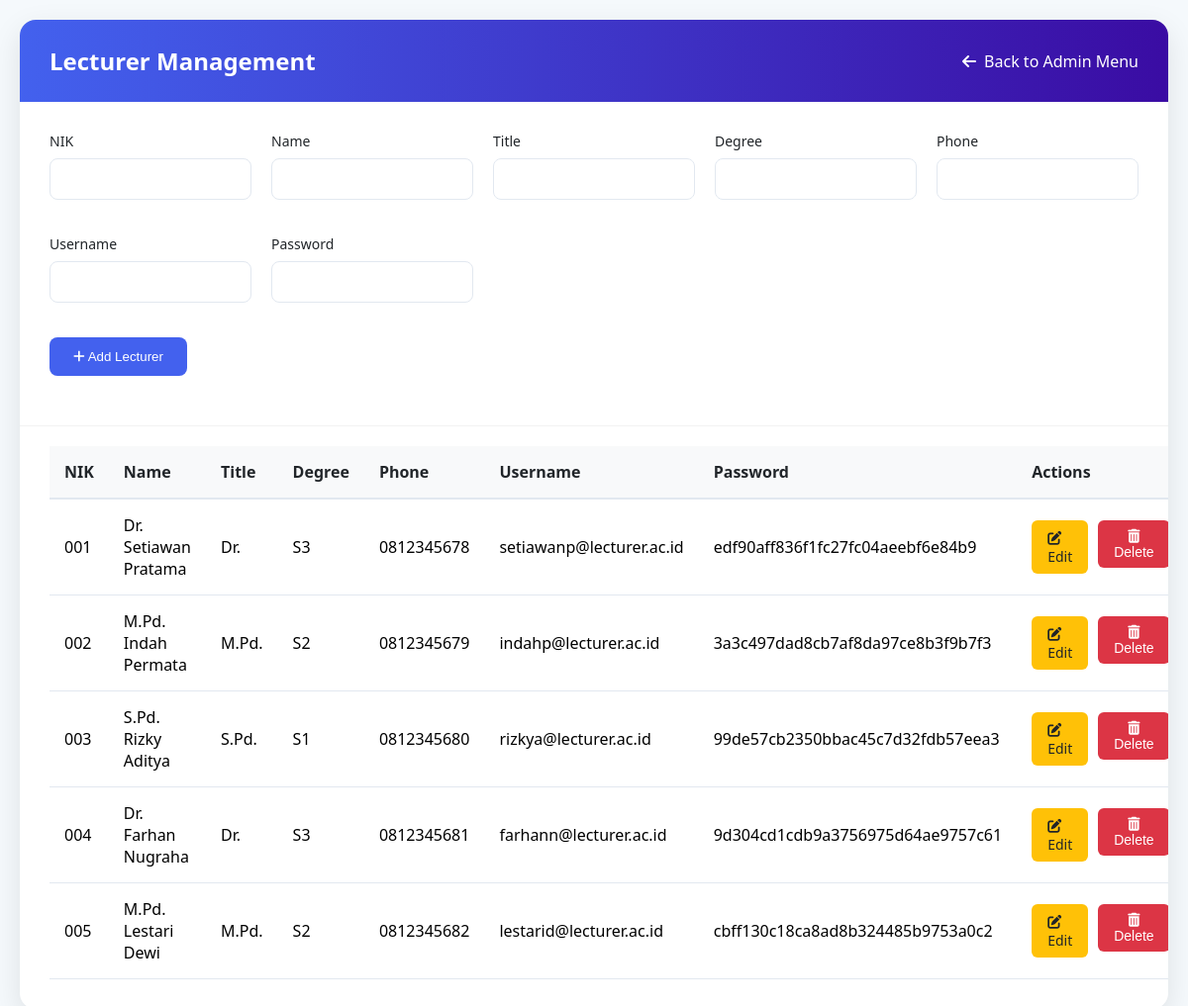
The page /master_dosen.php on the database its author committed.
### tables this page shows
CREATE TABLE `dosen` (
  `NIK` varchar(20) NOT NULL,
  `nama` varchar(100) NOT NULL,
  `gelar` varchar(50) NOT NULL,
  `lulusan` varchar(100) NOT NULL,
  `telp` varchar(15) DEFAULT NULL,
  `user_input` varchar(50) DEFAULT NULL,
  `tanggal_input` datetime DEFAULT current_timestamp(),
  `password` varchar(255) NOT NULL,
  `profession_id` int(11) DEFAULT NULL,
  `profession` enum('professor','lecturer','lecture_head','assistant') NOT NULL
);

### master_dosen.php (the view, shortened to what this page needs)
<?php
include('config.php');
$edit_mode = false;
$edit_data = [];
$result = $conn->query("SELECT * FROM dosen");
?>
<!DOCTYPE html>
<html lang="id">
<head>
    <link rel="stylesheet" href="https://cdnjs.cloudflare.com/ajax/libs/font-awesome/6.0.0-beta3/css/all.min.css">
</head>
<body>
    <div class="dashboard-container">
        <div class="dashboard-header">
            <div class="dashboard-title">
                <h1>Lecturer Management</h1>
                <a href="menu_admin.php" class="back-btn">
                    <i class="fas fa-arrow-left"></i> Back to Admin Menu
                </a>
            </div>
        </div>
        <div class="form-container">
            <form method="post">
                <div class="lecturer-form">
                    <div class="form-group">
                        <label for="NIK">NIK</label>
                        <input type="text" name="NIK" id="NIK"
                               value="<?= $edit_mode ? htmlspecialchars($edit_data['NIK']) : '' ?>"
                               <?= $edit_mode ? 'readonly' : 'required' ?>>
                    </div>
                    <div class="form-group">
                        <label for="nama">Name</label>
                        <input type="text" name="nama" id="nama"
                               value="<?= $edit_mode ? htmlspecialchars($edit_data['nama']) : '' ?>" required>
                    </div>
                    <div class="form-group">
                        <label for="gelar">Title</label>
                        <input type="text" name="gelar" id="gelar"
                               value="<?= $edit_mode ? htmlspecialchars($edit_data['gelar']) : '' ?>">
                    </div>
                    <div class="form-group">
                        <label for="lulusan">Degree</label>
                        <input type="text" name="lulusan" id="lulusan"
                               value="<?= $edit_mode ? htmlspecialchars($edit_data['lulusan']) : '' ?>">
                    </div>
                    <div class="form-group">
                        <label for="telp">Phone</label>
                        <input type="text" name="telp" id="telp"
                               value="<?= $edit_mode ? htmlspecialchars($edit_data['telp']) : '' ?>">
                    </div>
                    <div class="form-group">
                        <label for="user_input">Username</label>
                        <input type="text" name="user_input" id="user_input"
                               value="<?= $edit_mode ? htmlspecialchars($edit_data['user_input']) : '' ?>">
                    </div>
                    <div class="form-group">
                        <label for="password">Password</label>
                        <input type="text" name="password" id="password"
                               value="<?= $edit_mode ? htmlspecialchars($edit_data['password']) : '' ?>">
                    </div>
                    <div class="form-actions">
                        <button type="submit" class="btn btn-primary">
                        <i class="fas fa-<?= $edit_mode ? 'save' : 'plus' ?>"></i>
                        <?= $edit_mode ? 'Update Lecturer' : 'Add Lecturer' ?>
                        </button>
                    </div>
                </div>
            </form>
        </div>
        <div class="table-container">
            <table>
                <thead>
                    <tr><th>NIK</th><th>Name</th><th>Title</th><th>Degree</th><th>Phone</th><th>Username</th><th>Password</th><th>Actions</th></tr>
                </thead>
                <tbody>
                    <?php while ($row = $result->fetch_assoc()): ?>
                        <tr>
                            <td><?= htmlspecialchars($row['NIK']) ?></td>
                            <td><?= htmlspecialchars($row['nama']) ?></td>
                            <td><?= htmlspecialchars($row['gelar']) ?></td>
                            <td><?= htmlspecialchars($row['lulusan']) ?></td>
                            <td><?= htmlspecialchars($row['telp']) ?></td>
                            <td><?= htmlspecialchars($row['user_input']) ?></td>
                            <td><?= htmlspecialchars($row['password']) ?></td>
                            <td>
                                <div class="action-buttons">
                                    <a href="master_dosen.php?edit=<?= $row['NIK'] ?>" class="btn-edit">
                                        <i class="fas fa-edit"></i> Edit
                                    </a>
                                    <form method="post" style="display: inline;">
                                        <button type="submit" name="action" value="delete" class="btn-delete">
                                            <i class="fas fa-trash-alt"></i> Delete
                                        </button>
                                    </form>
                                </div>
                            </td>
                        </tr>
                    <?php endwhile; ?>
                </tbody>
            </table>
        </div>
    </div>
</body>
</html>

### master_dosen.php (style rules this page uses)
:root { --primary: #4361ee; --primary-dark: #3a0ca3; --accent: #f72585; --light: #f8f9fa; --dark: #212529; --gray: #6c757d; --success: #4cc9f0; }
body { font-family: 'Segoe UI', system-ui, -apple-system, sans-serif; background-color: #f5f9fc; margin: 0; padding: 20px; }
.dashboard-container { max-width: 1200px; margin: 0 auto; background: white; border-radius: 16px; box-shadow: 0 10px 30px rgba(0, 0, 0, 0.1); overflow: hidden; }
.dashboard-header { background: linear-gradient(to right, var(--primary), var(--primary-dark)); color: white; padding: 25px 30px; }
.dashboard-title { display: flex; justify-content: space-between; align-items: center; }
h1 { margin: 0; font-size: 24px; font-weight: 600; }
.back-btn { color: white; text-decoration: none; font-weight: 500; display: flex; align-items: center; gap: 8px; }
.form-container { padding: 30px; border-bottom: 1px solid rgba(0, 0, 0, 0.05); }
.lecturer-form { display: grid; grid-template-columns: repeat(auto-fill, minmax(200px, 1fr)); gap: 20px; margin-bottom: 20px; }
.form-group { margin-bottom: 15px; }
.form-group label { display: block; font-size: 14px; margin-bottom: 8px; color: var(--dark); font-weight: 500; }
.form-group input { width: 100%; padding: 12px 15px; border: 1px solid #e2e8f0; border-radius: 8px; font-size: 14px; transition: all 0.2s; box-sizing: border-box; }
.form-actions { display: flex; gap: 15px; align-items: center; grid-column: 1 / -1; }
.btn { padding: 12px 24px; border: none; border-radius: 8px; font-weight: 500; cursor: pointer; transition: all 0.3s; }
.btn-primary { background: var(--primary); color: white; }
.table-container { padding: 0 30px 30px; overflow-x: auto; }
table { width: 100%; border-collapse: collapse; margin-top: 20px; }
th { background-color: #f8f9fa; color: var(--dark); font-weight: 600; text-align: left; padding: 15px; border-bottom: 2px solid #e2e8f0; }
td { padding: 15px; border-bottom: 1px solid #e2e8f0; vertical-align: middle; }
.action-buttons { display: flex; gap: 10px; }
.btn-edit { background: #ffc107; color: var(--dark); padding: 8px 16px; border-radius: 6px; text-decoration: none; font-size: 14px; transition: all 0.2s; }
.btn-delete { background: #dc3545; color: white; border: none; padding: 8px 16px; border-radius: 6px; cursor: pointer; font-size: 14px; transition: all 0.2s; }

### rows shown on the page
dosen: NIK "001", nama "Dr. Setiawan Pratama", gelar "Dr.", lulusan "S3", telp "0812345678", user_input "setiawanp@lecturer.ac.id", password "edf90aff836f1fc27fc04aeebf6e84b9"
dosen: NIK "002", nama "M.Pd. Indah Permata", gelar "M.Pd.", lulusan "S2", telp "0812345679", user_input "indahp@lecturer.ac.id", password "3a3c497dad8cb7af8da97ce8b3f9b7f3"
dosen: NIK "003", nama "S.Pd. Rizky Aditya", gelar "S.Pd.", lulusan "S1", telp "0812345680", user_input "rizkya@lecturer.ac.id", password "99de57cb2350bbac45c7d32fdb57eea3"
dosen: NIK "004", nama "Dr. Farhan Nugraha", gelar "Dr.", lulusan "S3", telp "0812345681", user_input "farhann@lecturer.ac.id", password "9d304cd1cdb9a3756975d64ae9757c61"
dosen: NIK "005", nama "M.Pd. Lestari Dewi", gelar "M.Pd.", lulusan "S2", telp "0812345682", user_input "lestarid@lecturer.ac.id", password "cbff130c18ca8ad8b324485b9753a0c2"
